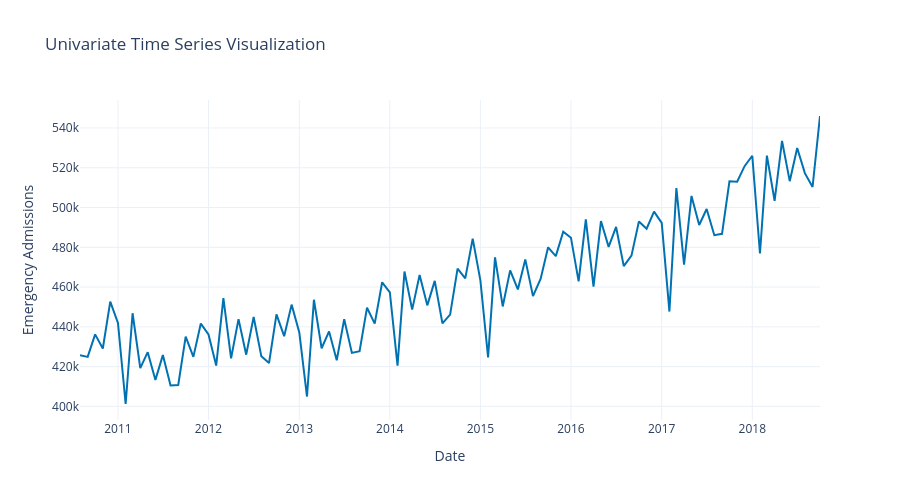

This figure's notebook cell:
### Markdown cell above
We will be forecasting the last 12 months of the series.  Let's take a look at the training data (being careful to exclude the last 12 months)

### Code cell
holdout_length = 12

# forecast tools interactive plotting function (useful for looking at peaks/troughs in data)
_ = plot_time_series(
    training_data=em_admits[:-holdout_length],
    y_axis_label="Emergency Admissions"
)
